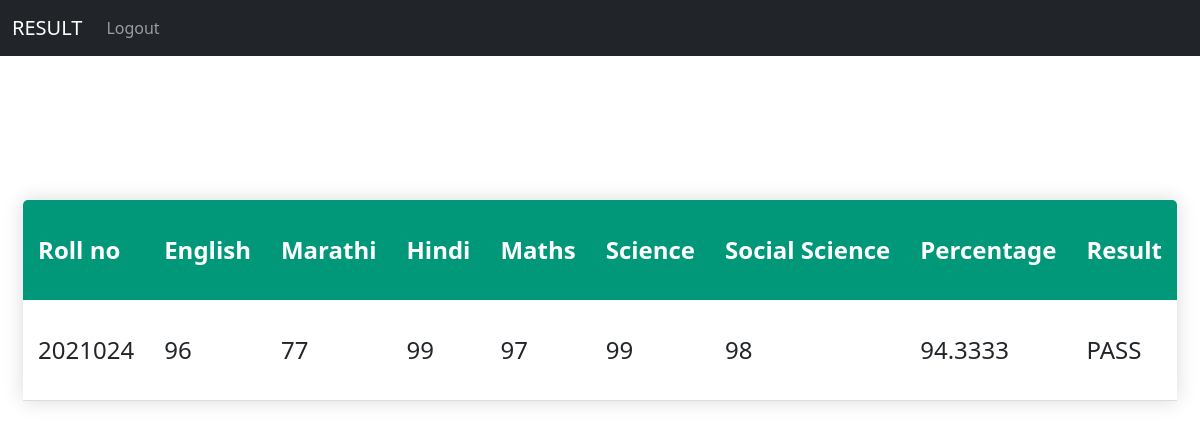
The app's page /user/studentindex.php?rollno=2021024 with its own data.
### tables this page shows
CREATE TABLE `result` (
  `id` int(11) NOT NULL,
  `rollno` int(11) NOT NULL,
  `english` int(10) NOT NULL,
  `marathi` int(10) NOT NULL,
  `hindi` int(10) NOT NULL,
  `maths` int(10) NOT NULL,
  `science` int(10) NOT NULL,
  `socialscience` int(10) NOT NULL,
  `percentage` float NOT NULL,
  `result` varchar(4) NOT NULL
);

### user/studentindex.php (the view, shortened to what this page needs)
<!DOCTYPE html>
<html>
<head>
  <link href="https://cdn.jsdelivr.net/npm/bootstrap@5.1.3/dist/css/bootstrap.min.css" rel="stylesheet">
</head>
<body>
  <nav class="navbar navbar-expand-sm bg-dark navbar-dark fixed-top">
    <div class="container-fluid">
      <a class="navbar-brand" href="#">RESULT</a>
      <div class="collapse navbar-collapse" id="collapsibleNavbar">
        <ul class="navbar-nav nav-right">
          <li class="nav-item">
            <a class="nav-link" href="login.php">Logout</a>
          </li>
        </ul>
      </div>
    </div>
  </nav>
  <?php
                include '../admin/connect.php';
                $rollno=$_GET['rollno'];
                $qry = mysqli_query($conn,"select * from result where rollno='$rollno'");
                $data = mysqli_fetch_array($qry);
                if($data==null){
                    header("location:login.php?error=No such student");
                    exit();
                }else{
                    ?>
                    <table class="content-table">
  <thead>
    <tr>
      <th>Roll no</th>
      <th>English</th>
      <th>Marathi</th>
      <th>Hindi</th>
      <th>Maths</th>
      <th>Science</th>
      <th>Social Science</th>
      <th>Percentage</th>
      <th>Result</th>
    </tr>
  </thead>
  <tbody>
    <tr>
      <td> <?php echo $data['rollno']; ?> </td>
      <td> <?php echo $data['english']; ?> </td>
      <td> <?php echo $data['marathi']; ?> </td>
      <td> <?php echo $data['hindi']; ?> </td>
      <td> <?php echo $data['maths']; ?> </td>
      <td> <?php echo $data['science']; ?> </td>
      <td> <?php echo $data['socialscience']; ?> </td>
      <td> <?php echo $data['percentage']; ?> </td>
      <td> <?php echo $data['result']; ?> </td>
    </tr>
  </tbody>
</table>
                    <?php
                }
                ?>
</body>
</html>

### user/studentindex.php (style rules this page uses)
.content-table { border-collapse: collapse; margin: 25px 0; font-size: 1.5rem; border-radius: 5px 5px 0 0; min-width: 400px; overflow: hidden; box-shadow: 0 0 20px rgba(0,0,0,0.15); margin-top: 200px; margin-left: auto; margin-right: auto; }
.content-table thead tr { background-color: #009879; color: #fff; text-align: left; height: 100px; }
.content-table th, .content-table td { padding: 12px 15px; }
.content-table tbody tr { border-bottom: 1px solid #dddddd; height: 100px; }

### records on screen
result: rollno "2021024", english "96", marathi "77", hindi "99", maths "97", science "99", socialscience "98", percentage "94.3333", result "PASS"
